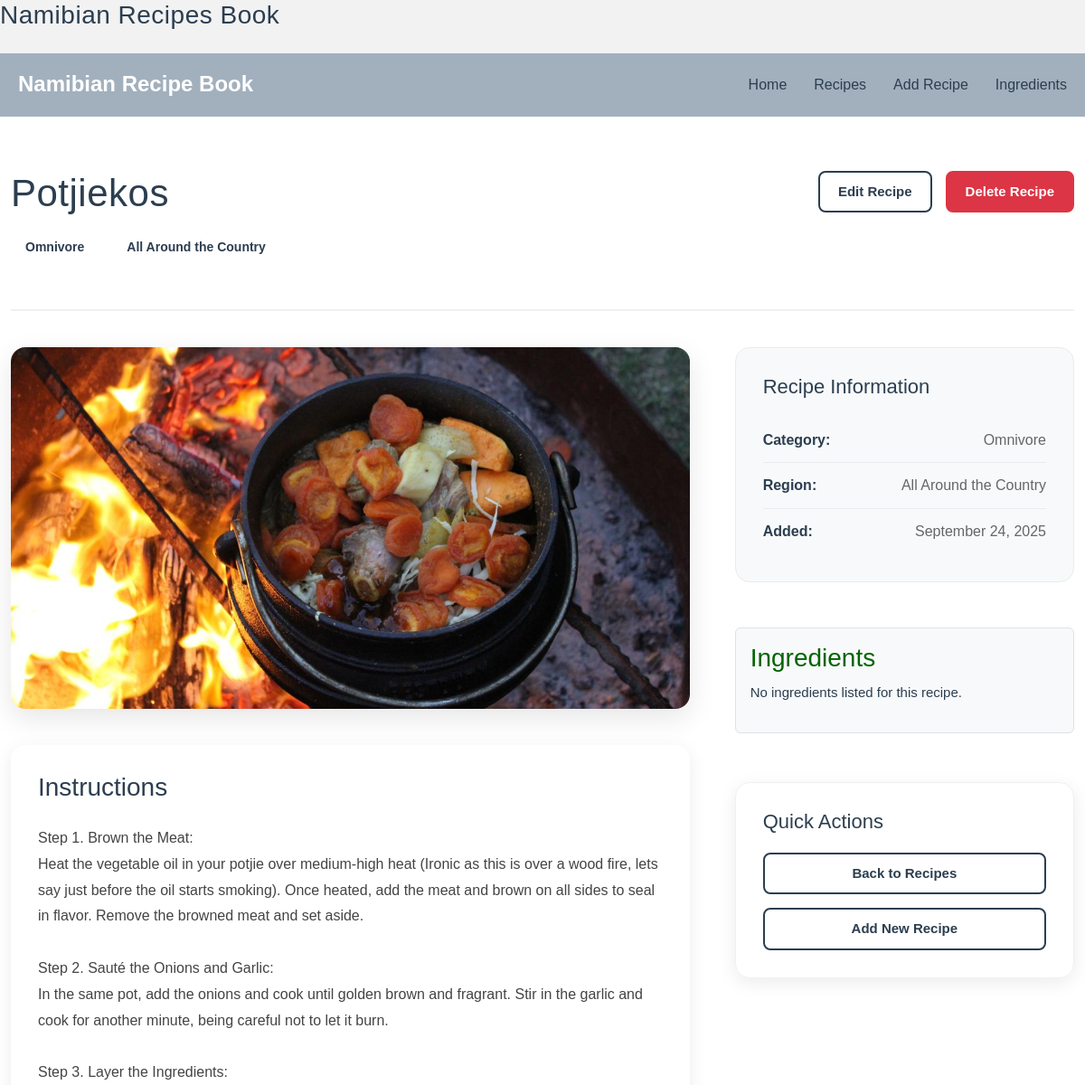
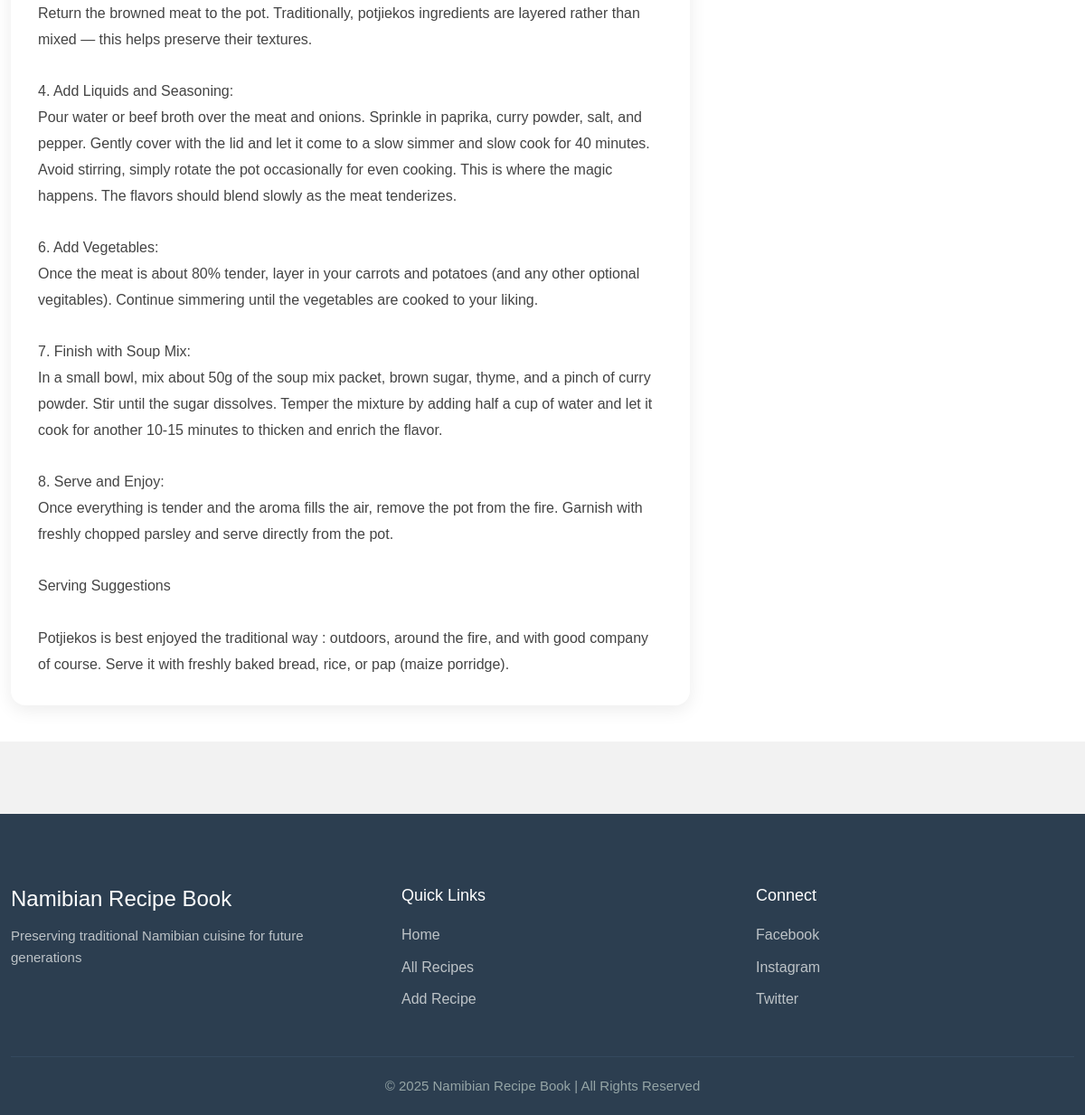
Page /?page=single-recipe&id=4 on the committed database (2 pictures, top to bottom).
### tables this page shows
CREATE TABLE IF NOT EXISTS `recipes` (
  `RecipeID` int NOT NULL AUTO_INCREMENT,
  `Name` varchar(255) DEFAULT NULL,
  `Instructions` text,
  `Category` varchar(50) DEFAULT NULL,
  `Region` varchar(50) DEFAULT NULL,
  `CreatedAt` timestamp NULL DEFAULT CURRENT_TIMESTAMP,
  `ImagePath` varchar(255) DEFAULT NULL,
  PRIMARY KEY (`RecipeID`)
);

### controllers/RecipeController.php (called while the page is built, shortened)
<?php
require_once __DIR__ . '/../models/Recipe.php';
class RecipeController
{
    private $pdo;
    private $model;
    public function __construct($pdo)
    {
        $this->pdo = $pdo;
        $this->model = new Recipe($pdo);
    }
    public function singleRecipe($id)
    {
        $recipe = $this->model->getById($id);
        $ingredientModel = new Ingredient($this->pdo);
        $ingredients = $ingredientModel->getByRecipeId($id);
        include __DIR__ . '/../pages/recipes/recipe.php';
    }
}

### models/Recipe.php (called while the page is built, shortened)
<?php
class Recipe
{
    private $pdo;
    public function __construct($pdo)
    {
        $this->pdo = $pdo;
    }
    public function getById($id)
    {
        $stmt = $this->pdo->prepare("SELECT * FROM recipes WHERE RecipeID = ?");
        $stmt->execute([$id]);
        return $stmt->fetch(PDO::FETCH_ASSOC);
    }
}

### pages/recipes/recipe.php (the view, shortened to what this page needs)
<?php
include_once __DIR__ . '/../../shared/nav.php';
?>
<link rel="stylesheet" href="assets/css/recipe.css">
<?php if ($recipe): ?>
    <div class="recipe-detail">
        <div class="container">
            <div class="recipe-header">
                <div class="recipe-title-section">
                    <h1><?= htmlspecialchars($recipe['Name']) ?></h1>
                    <div class="recipe-meta">
                        <span class="category"><?= htmlspecialchars($recipe['Category']) ?></span>
                        <span class="region"><?= htmlspecialchars($recipe['Region']) ?></span>
                    </div>
                </div>
                <div class="recipe-actions">
                    <a href="?page=edit-recipe&id=<?= $recipe['RecipeID'] ?>" class="btn btn-secondary">Edit Recipe</a>
                    <a href="?page=delete-recipe&id=<?= $recipe['RecipeID'] ?>"
                        class="btn btn-danger"
                        onclick="return confirm('Are you sure you want to delete this recipe?')">Delete Recipe</a>
                </div>
            </div>
            <div class="recipe-content">
                <div class="recipe-main">
                    <?php if (!empty($recipe['ImagePath'])): ?>
                        <div class="recipe-image">
                            <img src="<?= htmlspecialchars($recipe['ImagePath']) ?>" alt="<?= htmlspecialchars($recipe['Name']) ?>">
                        </div>
                    <?php endif; ?>
                    <div class="recipe-instructions">
                        <h2>Instructions</h2>
                        <div class="instructions-content">
                            <?= nl2br(htmlspecialchars($recipe['Instructions'])) ?>
                        </div>
                    </div>
                </div>
                <div class="recipe-sidebar">
                    <div class="recipe-info-card">
                        <h3>Recipe Information</h3>
                        <div class="info-item">
                            <strong>Category:</strong>
                            <span><?= htmlspecialchars($recipe['Category']) ?></span>
                        </div>
                        <div class="info-item">
                            <strong>Region:</strong>
                            <span><?= htmlspecialchars($recipe['Region']) ?></span>
                        </div>
                        <?php if (!empty($recipe['CreatedAt'])): ?>
                            <div class="info-item">
                                <strong>Added:</strong>
                                <span><?= date('F j, Y', strtotime($recipe['CreatedAt'])) ?></span>
                            </div>
                        <?php endif; ?>
                    </div>
                    <div class="ingredients-card mb-4 p-3 border rounded bg-light">
                        <h3>Ingredients</h3>
                        <?php if (!empty($ingredients)): ?>
                            <ul class="list-unstyled">
                                <?php foreach ($ingredients as $ingredient): ?>
                                    <li>
                                        <?= htmlspecialchars($ingredient['Quantity']) . ' ' .
                                            htmlspecialchars($ingredient['Unit']) . ' ' .
                                            htmlspecialchars($ingredient['Name']) ?>
                                    </li>
                                <?php endforeach; ?>
                            </ul>
                        <?php else: ?>
                            <p>No ingredients listed for this recipe.</p>
                        <?php endif; ?>
                    </div>
                    <div class="related-actions">
                        <h3>Quick Actions</h3>
                        <button href="?page=all-recipes" class="btn">Back to Recipes</button>
                        <button href="?page=add-recipe" class="btn">Add New Recipe</button>
                    </div>
                </div>
            </div>
        </div>
    </div>
<?php endif; ?>

### assets/css/main.css (style rules this page uses)
:root { --default: #f2f2f2f2; --text-color: #2c3e50; --border-color: #635120; --button-hover: #c0392b; --bg-color: #d6a355; --secondary-bg: #f8f9fa;; --accent-color: #3498db; }
body { font-family: "Poppins", sans-serif; background-color: var(--default); color: var(--text-color); margin: 0; padding: 0; line-height: 1.6; }
.container { max-width: 1200px; margin-top: 20px; }
h1 { font-size: 28px; color: var(--text-color); margin-bottom: 25px; letter-spacing: 0.5px; }
p { font-size: 15px; line-height: 1.6; color: var(--text-color); margin-top: 10px; }
button, .btn { display: inline-block; padding: 10px 20px; font-size: 15px; font-weight: 600; border-radius: 8px; border: 2px solid transparent; cursor: pointer; text-align: center; text-decoration: none; transition: all 0.3s ease; }
.btn { background-color: #fff; color: var(--text-color); border-color: var(--text-color); }
.btn-secondary { background-color: transparent; color: var(--button-color); border-color: var(--button-color); }
.btn-danger { background-color: #dc3545; color: #fff; border-color: #dc3545; }

### assets/css/recipe.css (style rules this page uses)
.recipe-detail { padding: 40px 0; background: #ffffff; }
.recipe-header { display: flex; justify-content: space-between; align-items: flex-start; margin-bottom: 40px; padding-bottom: 30px; border-bottom: 2px solid #f0f0f0; }
.recipe-title-section h1 { font-size: 42px; margin-bottom: 15px; color: var(--text-color); line-height: 1.2; }
.recipe-meta { display: flex; gap: 15px; margin-bottom: 20px; }
.recipe-meta .category, .recipe-meta .region { background: var(--button-color); color: var(--text-color); padding: 8px 16px; border-radius: 25px; font-size: 14px; font-weight: 600; }
.recipe-actions { display: flex; gap: 15px; flex-wrap: wrap; }
.recipe-content { display: grid; grid-template-columns: 2fr 1fr; gap: 50px; margin-top: 40px; }
.recipe-main { background: #ffffff; }
.recipe-image { margin-bottom: 40px; border-radius: 16px; overflow: hidden; box-shadow: 0 10px 30px rgba(0, 0, 0, 0.1); }
.recipe-image img { width: 100%; height: 400px; object-fit: cover; transition: transform 0.3s ease; }
.recipe-instructions { background: #ffffff; padding: 30px; border-radius: 16px; box-shadow: 0 5px 20px rgba(0, 0, 0, 0.08); }
.recipe-instructions h2 { font-size: 28px; margin-bottom: 25px; color: var(--text-color); }
.instructions-content { font-size: 16px; line-height: 1.8; color: #444; }
.recipe-sidebar { display: flex; flex-direction: column; gap: 30px; }
.recipe-info-card { background: #f8f9fa; padding: 30px; border-radius: 16px; border: 1px solid #e9ecef; }
.recipe-info-card h3 { font-size: 22px; margin-bottom: 20px; color: var(--text-color); }
.info-item { display: flex; justify-content: space-between; align-items: center; padding: 12px 0; border-bottom: 1px solid #e9ecef; }
.info-item:last-child { border-bottom: none; }
.info-item strong { color: var(--text-color); font-weight: 600; }
.info-item span { color: #666; font-weight: 500; }
.ingredients-card { background: #fff; border: 1px solid #ddd; border-radius: 8px; padding: 15px; margin-top: 20px; }
.ingredients-card h3 { margin-bottom: 10px; color: #006400; }
.related-actions { background: var(--); padding: 30px; border-radius: 16px; box-shadow: 0 5px 20px rgba(0, 0, 0, 0.08); border: 1px solid #f0f0f0; }
.related-actions h3 { font-size: 22px; margin-bottom: 20px; color: var(--text-color); }
.related-actions .btn { display: block; width: 100%; margin-bottom: 15px; text-align: center; }
.related-actions .btn:last-child { margin-bottom: 0; }

### rows in the picture
recipes: Name "Potjiekos", Category "Omnivore", Region "All Around the Country", ImagePath (picture), Instructions "Step 1. Brown the Meat: Heat the vegetable oil in your potjie over medium-high heat (Ironic as this is over a wood fire, lets say just before the oil starts smoking). Once heated, add the meat and brown on all sides to seal in flavor. Remove the browned meat and set aside. Step 2. Sauté the Onions and Garlic: In the same pot, add the onions and cook until golden brown and fragrant. Stir in the garlic and cook for another minute, being careful not to let it burn. Step 3. Layer the Ingredients: Return the browned meat to the pot. Traditionally, potjiekos ingredients are layered rather than mixed — this helps preserve their textures. 4. Add Liquids and Seasoning: Pour water or beef broth over…", CreatedAt "September 24, 2025"
